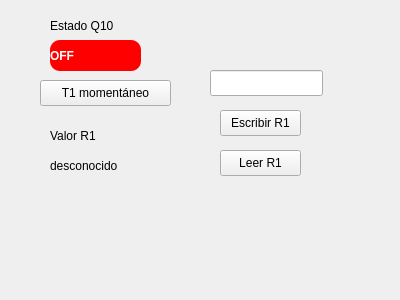
<?xml version="1.0" encoding="UTF-8"?>
<ui version="4.0">
 <class>Form</class>
 <widget class="QWidget" name="Form">
  <property name="geometry">
   <rect>
    <x>0</x>
    <y>0</y>
    <width>400</width>
    <height>300</height>
   </rect>
  </property>
  <property name="windowTitle">
   <string>Form</string>
  </property>
  <widget class="QLabel" name="label">
   <property name="geometry">
    <rect>
     <x>50</x>
     <y>10</y>
     <width>91</width>
     <height>31</height>
    </rect>
   </property>
   <property name="text">
    <string>Estado Q10</string>
   </property>
  </widget>
  <widget class="QLabel" name="ledQ10">
   <property name="geometry">
    <rect>
     <x>50</x>
     <y>40</y>
     <width>91</width>
     <height>31</height>
    </rect>
   </property>
   <property name="styleSheet">
    <string notr="true">background-color: red;
color: white;
font-weight: bold;
border-radius: 10px;
min-height: 24px;</string>
   </property>
   <property name="text">
    <string>OFF</string>
   </property>
  </widget>
  <widget class="QPushButton" name="btnT1Momentary">
   <property name="geometry">
    <rect>
     <x>40</x>
     <y>80</y>
     <width>131</width>
     <height>26</height>
    </rect>
   </property>
   <property name="text">
    <string>T1 momentáneo</string>
   </property>
  </widget>
  <widget class="QLabel" name="ledQ10_2">
   <property name="geometry">
    <rect>
     <x>50</x>
     <y>120</y>
     <width>91</width>
     <height>31</height>
    </rect>
   </property>
   <property name="text">
    <string>Valor R1</string>
   </property>
  </widget>
  <widget class="QLabel" name="lblR1Value">
   <property name="geometry">
    <rect>
     <x>50</x>
     <y>150</y>
     <width>91</width>
     <height>31</height>
    </rect>
   </property>
   <property name="text">
    <string>desconocido</string>
   </property>
  </widget>
  <widget class="QLineEdit" name="inputR1">
   <property name="geometry">
    <rect>
     <x>210</x>
     <y>70</y>
     <width>113</width>
     <height>26</height>
    </rect>
   </property>
  </widget>
  <widget class="QPushButton" name="btnWriteR1">
   <property name="geometry">
    <rect>
     <x>220</x>
     <y>110</y>
     <width>81</width>
     <height>26</height>
    </rect>
   </property>
   <property name="text">
    <string>Escribir R1</string>
   </property>
  </widget>
  <widget class="QPushButton" name="btnReadR1">
   <property name="geometry">
    <rect>
     <x>220</x>
     <y>150</y>
     <width>81</width>
     <height>26</height>
    </rect>
   </property>
   <property name="text">
    <string>Leer R1</string>
   </property>
  </widget>
 </widget>
 <resources/>
 <connections/>
</ui>
